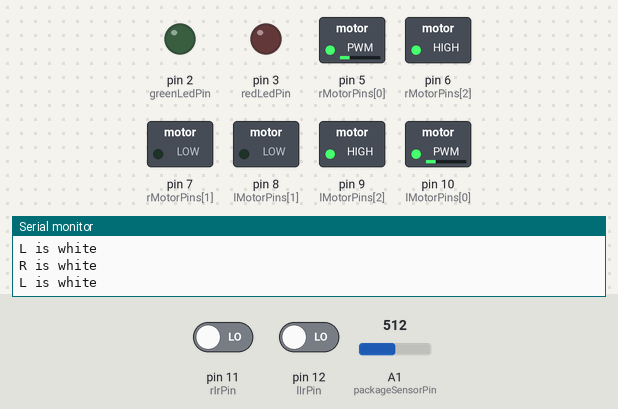
A sketch run on a simulated Arduino Uno, built with avr-gcc and run on an emulated ATmega328P. Shown: switched loads named in the sketch (green lamp = pin HIGH), output pins drawn as LEDs (lit = HIGH), the last lines printed to the serial monitor. Inputs (shaded band) come from the test bench; at power-on: pin 11 (rIrPin) LOW, pin 12 (lIrPin) LOW, A1 (packageSensorPin) = 512.

Above: at 1.2 s.
1.3 s: pin 11 (rIrPin) driven HIGH
At 2.1 s:
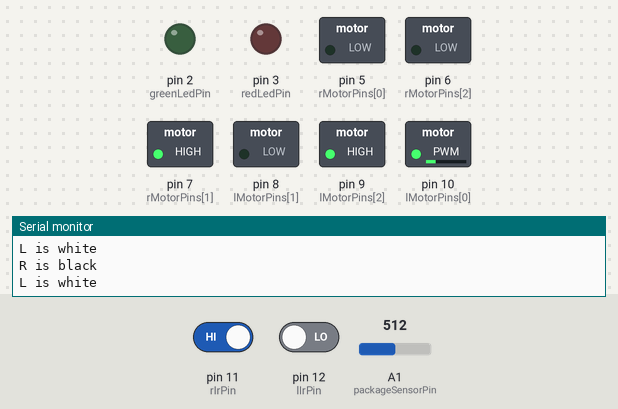
2.8 s: pin 12 (lIrPin) driven HIGH
At 3.2 s:
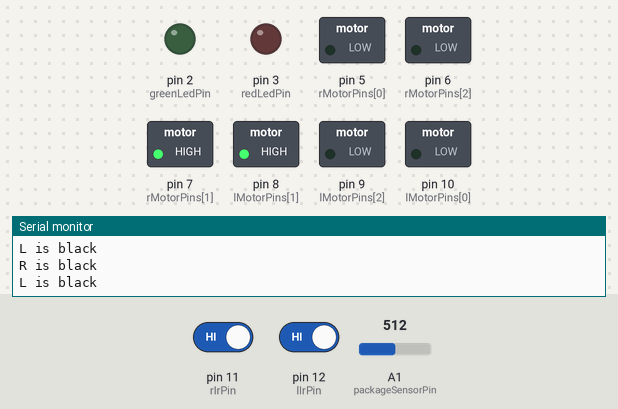
4.3 s: A1 (packageSensorPin) set to 309
5.8 s: A1 (packageSensorPin) set to 291
At 6.2 s:
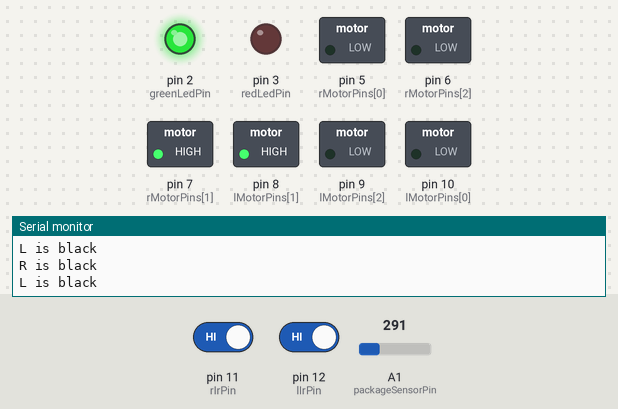
7.3 s: pin 11 (rIrPin) driven LOW
At 8.5 s:
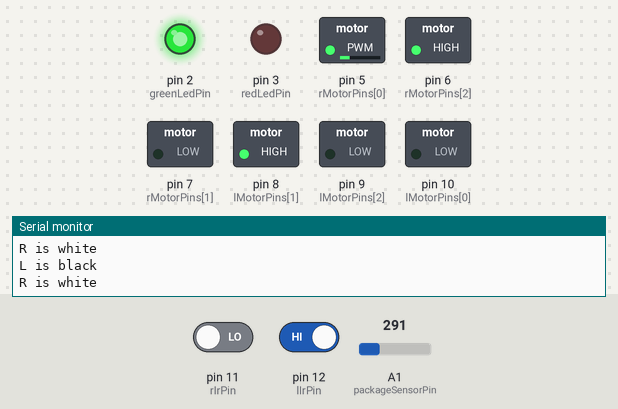
8.8 s: pin 12 (lIrPin) driven LOW
At 9.5 s:
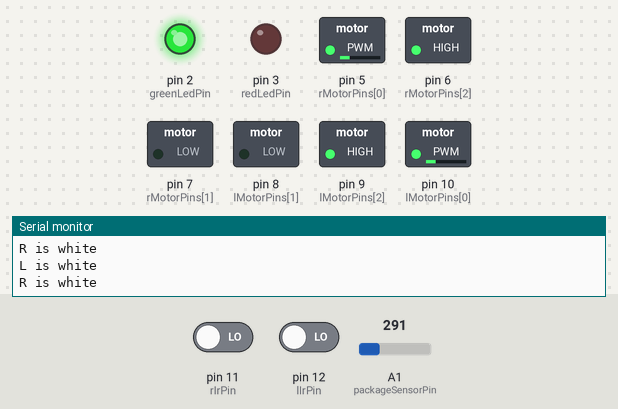
Timing chart, 0 to 11.3 s (numbered marks = the images above; inputs shaded):
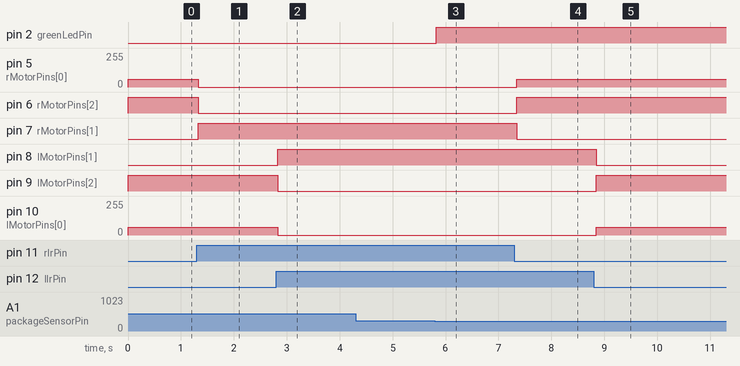

Measured:
- the behaviour switches between 300 and 299 on A1 (packageSensorPin) (found by bisection; images 2 and 3)
- after the input at 1.3 s, pin 5 (rMotorPins[0]): 60/255 → 0/255 at once; pin 6 (rMotorPins[2]): HIGH → LOW at once; pin 7 (rMotorPins[1]): LOW → HIGH at once
- after the input at 2.8 s, pin 8 (lMotorPins[1]): LOW → HIGH at once; pin 9 (lMotorPins[2]): HIGH → LOW at once; pin 10 (lMotorPins[0]): 60/255 → 0/255 at once
- after the input at 5.8 s, pin 2 (greenLedPin): LOW → HIGH at once
- after the input at 7.3 s, pin 5 (rMotorPins[0]): 0/255 → 60/255 after 0.05 s; pin 6 (rMotorPins[2]): LOW → HIGH after 0.05 s; pin 7 (rMotorPins[1]): HIGH → LOW after 0.05 s
- after the input at 8.8 s, pin 8 (lMotorPins[1]): HIGH → LOW at once; pin 9 (lMotorPins[2]): LOW → HIGH at once; pin 10 (lMotorPins[0]): 0/255 → 60/255 at once

The sketch:

main.ino
```cpp
/** This is the master script for my factory robot for electronics class, it controls all aspects of the robot */
/** Writtern by Alex Cutforth - 2021 */

#include <math.h>

// {PWMPin, control1, control2}
const int lMotorPins[3] = {10, 8, 9};
const int rMotorPins[3] = {5, 7, 6};

const int packageSensorPin = A1;

const int lIrPin = 12;
const int rIrPin = 11;

const int greenLedPin = 2;
const int redLedPin = 3;


const float PWMMultiplier = 1;

void DriveMotors(int lSpeed, int rSpeed)
{
  // Write the PWM signal, fabs keeps the value positive since the lSpeed and rSpeed can be negative, but the sign(positive or negative) of the value is only used for the directional pins
  analogWrite(lMotorPins[0], fabs(lSpeed * PWMMultiplier));
  analogWrite(rMotorPins[0], fabs(rSpeed * PWMMultiplier));

  // Set the direction control pins based on the sign(+ve or -ve) of the speed values
  if(lSpeed > 0) {
    digitalWrite(lMotorPins[1], LOW);
    digitalWrite(lMotorPins[2], HIGH);
  } else {
    digitalWrite(lMotorPins[1], HIGH);
    digitalWrite(lMotorPins[2], LOW);
  }

  if(rSpeed > 0) {
    digitalWrite(rMotorPins[1], LOW);
    digitalWrite(rMotorPins[2], HIGH);
  } else {
    digitalWrite(rMotorPins[1], HIGH);
    digitalWrite(rMotorPins[2], LOW);
  }
}
void setup() {
  Serial.begin(9600);

  // We can save space by iteratively setting the modes of the motor control pins
  for(int i = 0; i < 3; i++) {
    pinMode(lMotorPins[i], OUTPUT);
    pinMode(rMotorPins[i], OUTPUT);
  }

  pinMode(lIrPin, INPUT);
  pinMode(rIrPin, INPUT);

  pinMode(greenLedPin, OUTPUT);
  pinMode(redLedPin, OUTPUT);
}

void loop() {
  // Less Light due to the package blocking the light means more resistance, using the voltage divider circuit this means a lower value for the analogRead
  const bool hasPackage = analogRead(packageSensorPin) < 300;
  digitalWrite(greenLedPin, hasPackage ? HIGH : LOW);

  // IR Sensors will return a HIGH digital value if they detect Black
  const bool lBlack = digitalRead(lIrPin) == HIGH;
  const bool rBlack = digitalRead(rIrPin) == HIGH;

  Serial.println(lBlack ? "L is black" : "L is white");
  Serial.println(rBlack ? "R is black" : "R is white");

  // If a given side is black, we set the motors to spin at speed 0, else spin at a speed of 60
  DriveMotors(lBlack ? 0 : 60, rBlack ? 0 : 60);
}
```
